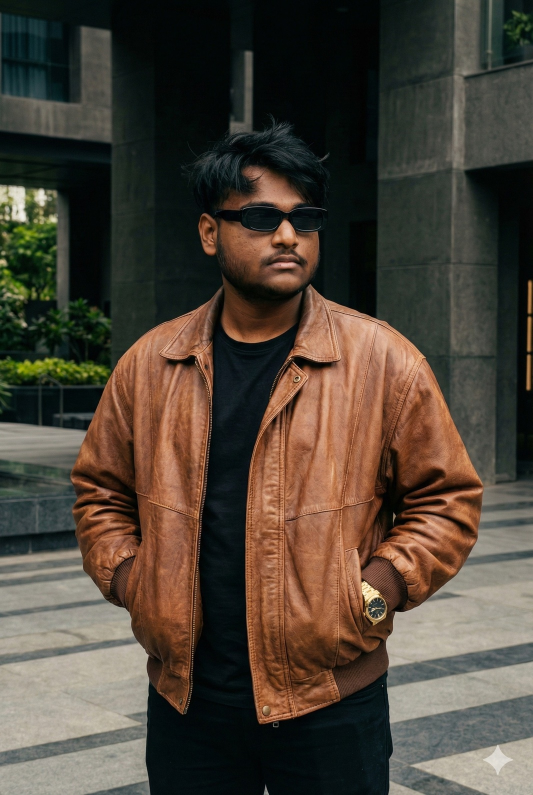
#> input picture data/source-photo.jpg, 1066 x 1590 px, found by its file name (shown at 1/2 size)
$ python prep_photo.py
#> lines starting #> are read from the running program, lines starting #| are printed output that depends on the picture
import os
import sys
import argparse
import numpy as np

def prep_image(input_path: str, output_path: str):
#> called with input_path = 'data/source-photo.jpg', output_path = 'data/source-prepped.png'
    try:
        from PIL import Image, ImageEnhance, ImageOps
    except ImportError:
        print("[!] Pillow is required for prep_photo.py.")
        sys.exit(1)

    if not os.path.exists(input_path):
        print(f"[!] Input image '{input_path}' not found. Generating sample portrait...")
        create_sample_photo(input_path)

    # 1. Load Image
    img = Image.open(input_path).convert("RGBA")

    # 2. Crop to focus on face and upper torso of Harsh
    w, h = img.size
#> w = 1066; h = 1590
    left = int(w * 0.15)
#> left = 159
    top = int(h * 0.05)
#> top = 79
    right = int(w * 0.85)
#> right = 906
    bottom = int(h * 0.85)
#> bottom = 1351
    img_cropped = img.crop((left, top, right, bottom))
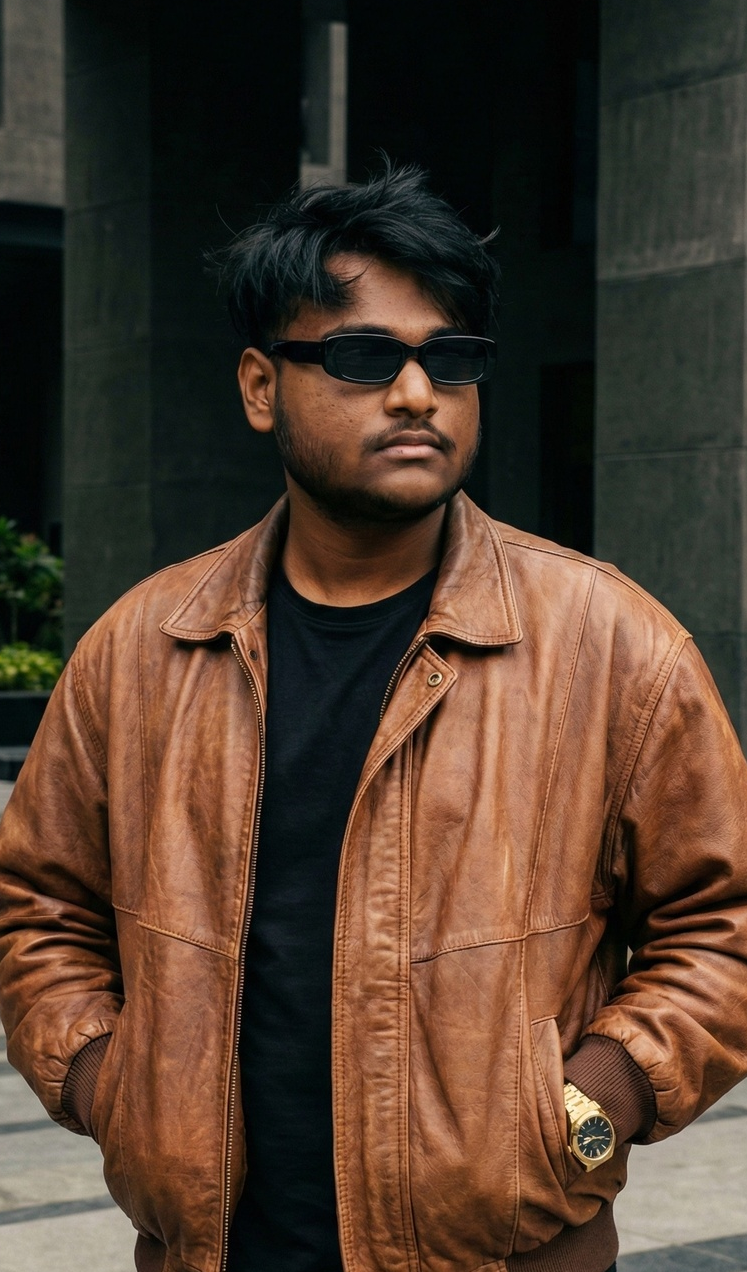
#> img_cropped: PIL image 747x1272 RGBA; mean R, G, B, A 79.6, 60.1, 46.1, 255

    # 3. Composite on clean background and convert to grayscale
    white_bg = Image.new("RGBA", img_cropped.size, (255, 255, 255, 255))
#> white_bg: PIL image 747x1272 RGBA; every value is 255
    composite = Image.alpha_composite(white_bg, img_cropped).convert("L")
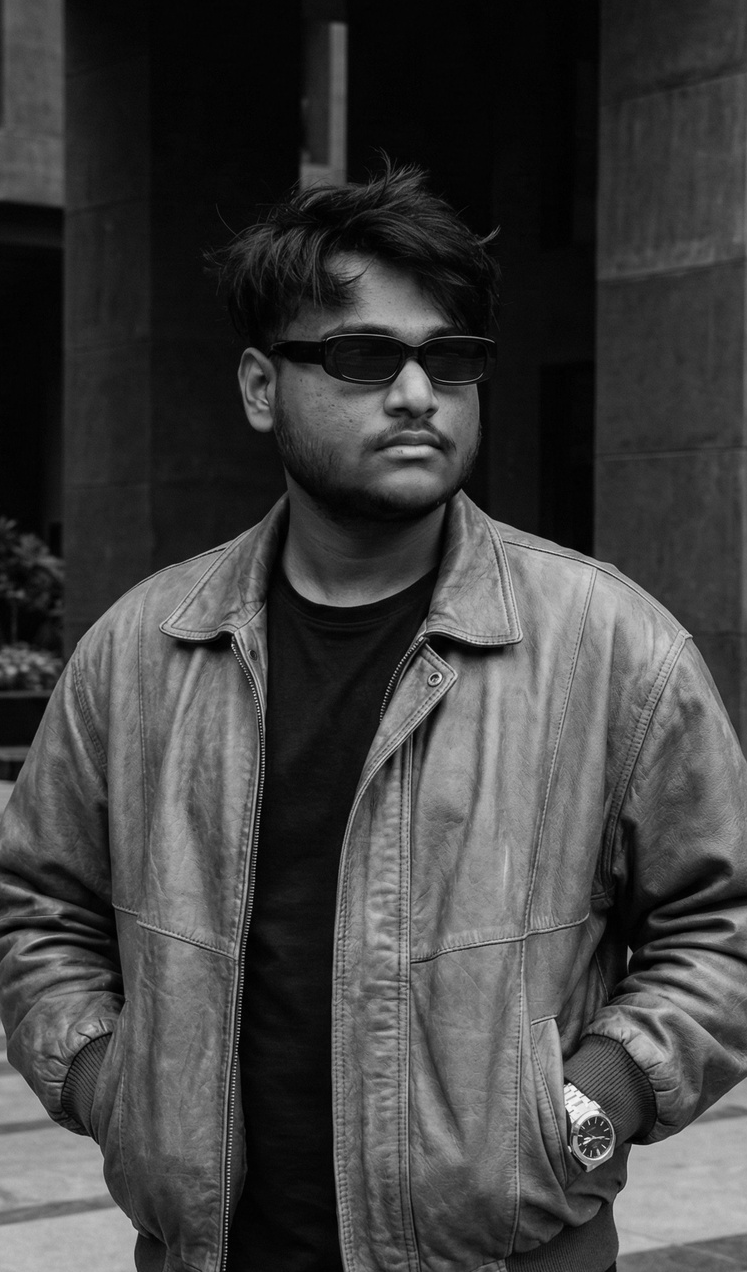
#> composite: PIL image 747x1272 L; min 0, max 248, mean 64.3

    # 4. Apply high-contrast subject tuning (enhances face features, sunglasses, jacket)
    enhancer = ImageEnhance.Contrast(composite)
    enhanced = enhancer.enhance(1.9)
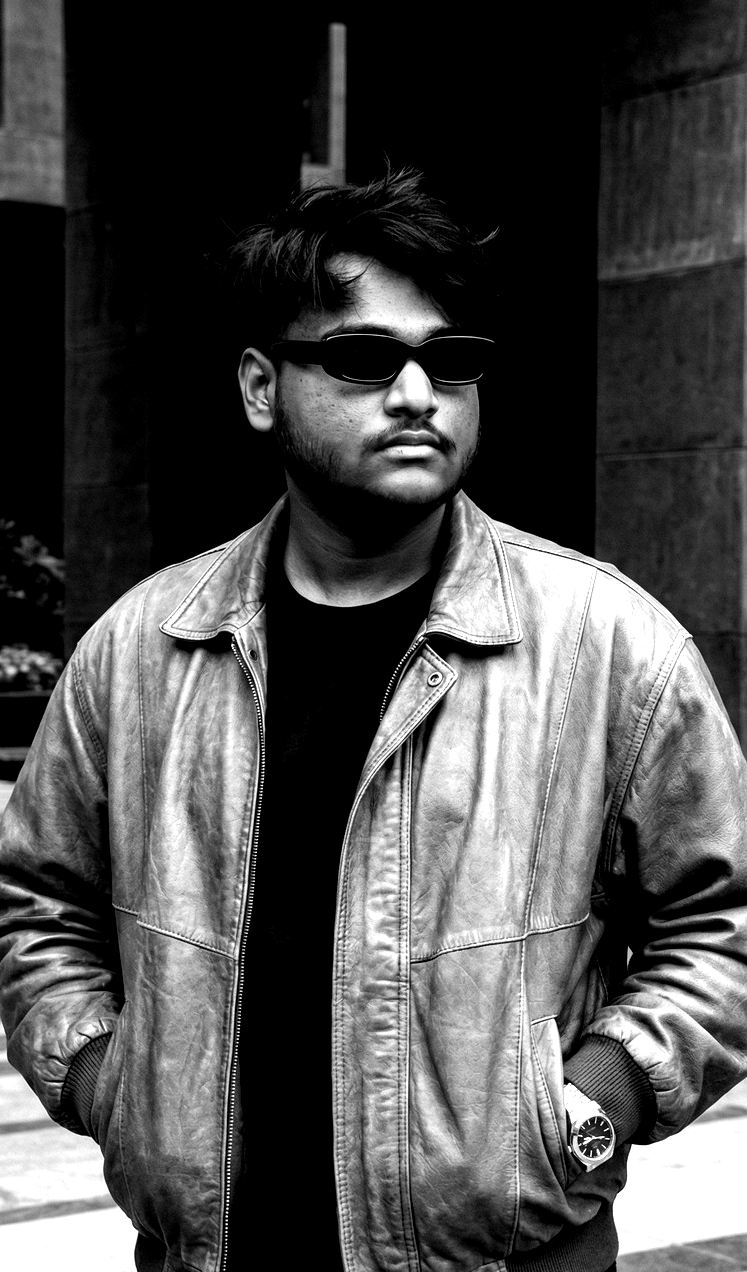
#> enhanced: PIL image 747x1272 L; min 0, max 255, mean 75.7

    # 5. Brightness adjustment for clear ASCII mapping
    bright_enhancer = ImageEnhance.Brightness(enhanced)
    final_img = bright_enhancer.enhance(1.1)

    os.makedirs(os.path.dirname(output_path) if os.path.dirname(output_path) else ".", exist_ok=True)
    final_img.save(output_path)
    print(f"[+] Saved prepped photo to {output_path}")
    return

def create_sample_photo(path: str):
    """Creates a basic facial profile placeholder image if no input photo is supplied."""
    from PIL import Image, ImageDraw
    img = Image.new("RGB", (400, 500), color=(240, 240, 240))
    draw = ImageDraw.Draw(img)
    # Head & Shoulder silhouette
    draw.ellipse([100, 60, 300, 300], fill=(60, 60, 60))
    draw.ellipse([50, 250, 350, 520], fill=(40, 40, 40))
    # Glasses
    draw.rectangle([130, 140, 190, 180], outline=(255, 255, 255), width=6)
    draw.rectangle([210, 140, 270, 180], outline=(255, 255, 255), width=6)
    draw.line([190, 160, 210, 160], fill=(255, 255, 255), width=6)

    os.makedirs(os.path.dirname(path) if os.path.dirname(path) else ".", exist_ok=True)
    img.save(path)

def main():
    parser = argparse.ArgumentParser(description="Prep photo for ASCII SVG conversion.")
    parser.add_argument("input", type=str, nargs="?", default="data/source-photo.jpg", help="Input photo path")
    parser.add_argument("--output", type=str, default="data/source-prepped.png", help="Output prepped image path")
    args = parser.parse_args()

    prep_image(args.input, args.output)

if __name__ == "__main__":
    main()
